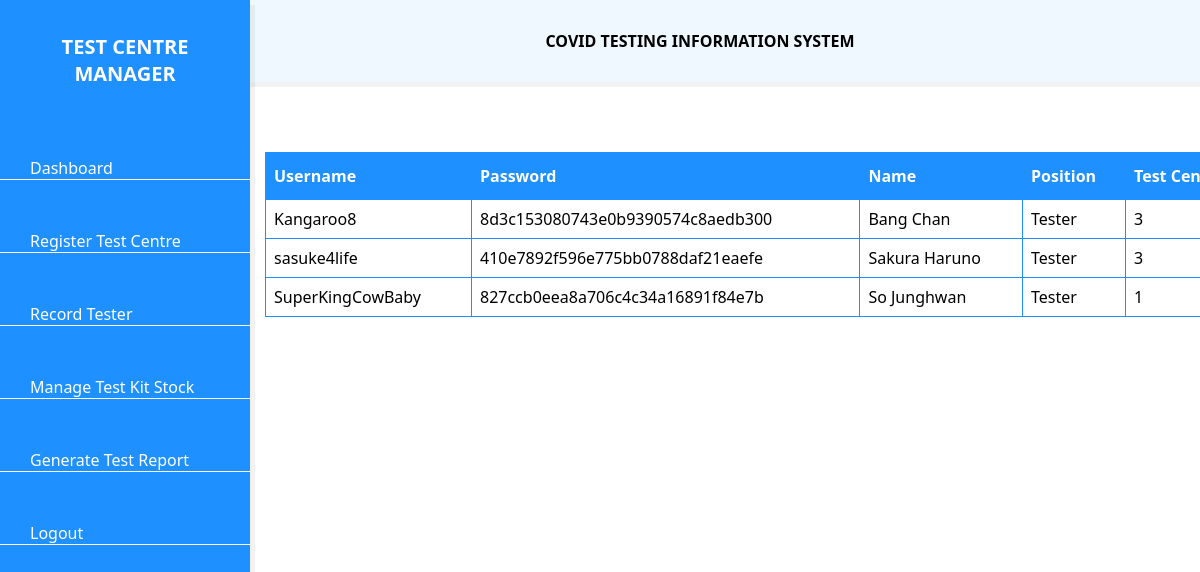
The app's page /TesterData.php (signed in) with its own data.
### tables this page shows
CREATE TABLE `centreofficer` (
  `username` varchar(255) NOT NULL,
  `password` varchar(255) NOT NULL,
  `name` varchar(255) NOT NULL,
  `position` varchar(255) NOT NULL,
  `centreID` int(255) NOT NULL
);

### TesterData.php (the view, shortened to what this page needs)
<?php
if (isset($_SESSION['username'])) {
?>
<!DOCTYPE html>
<html lang="en">
  <head>
    <link rel="stylesheet" href="dashboardcss/style.css" />
	<link rel="stylesheet" href="dataTables.bootstrap4.min.css" />
  </head>
  <body>
    <div class="sidebar">
      <h2>Test Centre Manager</h2>
      <ul class="nav">
        <li>
          <a href="dashboardManager.php">
            <span>Dashboard</span>
          </a>
        </li>
		<li>
          <a href="RegisterTestCentreForm.php">
            <span>Register Test Centre</span>
          </a>
        </li>
        <li>
          <a href="RecordTesterForm.php">
            <span>Record Tester</span>
          </a>
        </li>
        <li>
          <a href="ManageTestKitStockForm.php">
            <span>Manage Test Kit Stock</span>
          </a>
        </li>
        <li>
          <a href="ManagerGenerateTestReport.php">
            <span>Generate Test Report</span>
          </a>
        </li>
        <li>
          <a href="Logout.php">
            <span>Logout</span>
          </a>
        </li>
      </ul>
    </div>
    <div class="main">
      <b>COVID TESTING INFORMATION SYSTEM</b>
    </div>
	<?php include "db_conn.php";?>
	<div style="overflow-x: auto;">
		<table id="tester">
			<thead>
				<tr>
					<th>Username</th>
					<th>Password</th>
					<th>Name</th>
					<th>Position</th>
					<th>Test Centre ID</th>
				</tr>
			</thead>
			<tbody>
				<?php
					$sql=$conn->query("SELECT * FROM centreOfficer");
					while($co=$sql->fetch_object()){
				?>
					<tr>
					<td><?php echo $co->username;?></td>
					<td><?php echo $co->password;?></td>
					<td><?php echo $co->name;?></td>
					<td><?php echo $co->position;?></td>
					<td><?php echo $co->centreID;?></td>
				</tr>
				<?php
					}
				?>
			</tbody>
		</table>
	</div>
  </body>
</html>
<?php
}

### dashboardcss/style.css (style rules this page uses)
* { margin: 0; padding: 0; text-decoration: none; }
body { box-sizing: border-box; font-family: 'Segoe UI', Tahoma, Geneva, Verdana, sans-serif; }
.sidebar { position: fixed; background: #1E90FF; box-shadow: 5px 5px rgba(0, 0, 0, 0.05); width: 250px; height: 100%; top: 0; left: 0; z-index: 1; }
.sidebar h2 { text-align: center; font-size: 20px; text-transform: uppercase; color: #ffffff; background: #1E90FF; padding: 20px; font-weight: bold; }
.sidebar ul li { border-bottom: 1px solid #ffffff; margin: 50px 0; }
.sidebar ul li a { color: #ffffff; padding: 0 30px; }
.main { text-align: center; background: #F0F8FF; box-shadow: 5px 5px rgba(0, 0, 0, 0.05); margin-left: 200px; padding: 30px; }
h2 { color: #FFFFFF; text-align: center; margin-bottom: 40px; }
h2 { margin-top: 5%; }
#tester { border-collapse: collapse; width: 85.3%; margin-left: 265px; margin-top: 70px; }
#tester td, #tester th { border: 1px solid #1E90FF; padding: 8px; }
#tester th { padding-top: 12px; padding-bottom: 12px; text-align: left; background-color: #1E90FF; color: white; }

### records on screen
centreofficer: username "Kangaroo8", password "8d3c153080743e0b9390574c8aedb300", name "Bang Chan", position "Tester", centreID "3"
centreofficer: username "sasuke4life", password "410e7892f596e775bb0788daf21eaefe", name "Sakura Haruno", position "Tester", centreID "3"
centreofficer: username "SuperKingCowBaby", password "827ccb0eea8a706c4c34a16891f84e7b", name "So Junghwan", position "Tester", centreID "1"
